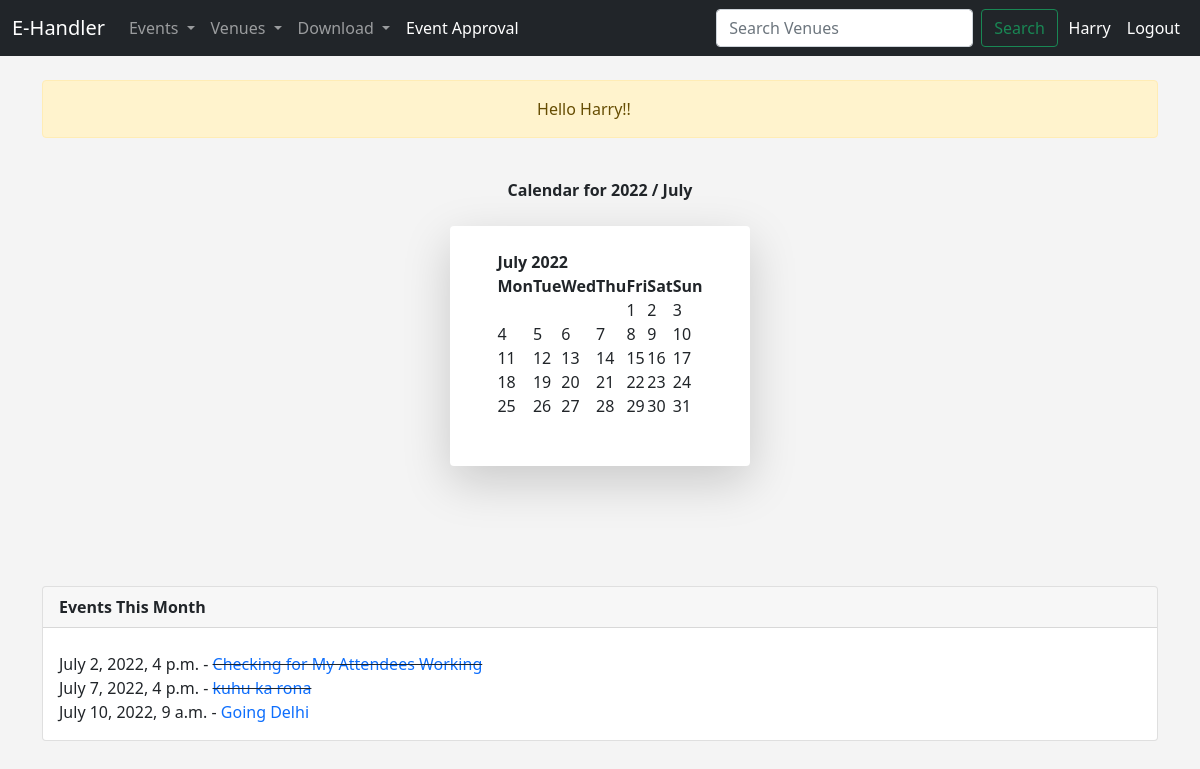
/ (signed in), run on the app's committed database.
### events/models.py (models this page shows, shortened)
class Event(models.Model):
    name=models.CharField('Event Name',max_length=120)
    event_date=models.DateTimeField('Event Date ')
    venue= models.ForeignKey(Venue,blank=True,null=True,on_delete=models.CASCADE)
    manager= models.ForeignKey(User,blank=True,null=True,on_delete=models.SET_NULL)
    description=models.TextField(blank=True)
    attendees= models.ManyToManyField(User,blank=True,related_name="all_users")
    approved=models.BooleanField("Approced",default=False)
    def __str__(self):
        return self.name

### events/views.py (the view)
# urls.py: 2. Add a URL to urlpatterns:  path('', views.home, name='home')
def home(request,year=datetime.now().year, month=datetime.now().strftime('%B')):
    if request.user.is_authenticated:
        month=month.capitalize()
        month_number=list(calendar.month_name).index(month)
        cal=HTMLCalendar().formatmonth(year,month_number)
        now=datetime.now()
        time=now.strftime('%I:%M:%S %p')
        name=User.objects.get(username=request.user.username).first_name
        upcoming_event_list=Event.objects.filter(
            event_date__month =datetime.now().month,
            event_date__gte =datetime.now(),
            attendees=request.user,
        ).order_by('event_date')
        past_event_list=Event.objects.filter(
            event_date__month =datetime.now().month,
            event_date__lt =datetime.now(),
            attendees=request.user,
        ).order_by('event_date')
        return render (request,'events/home.html',
        {   'name':name,
            'year':year,
            'month':month,
            "cal":cal,
            "time":time,
            "upcoming_event_list":upcoming_event_list,
            "past_event_list":past_event_list,
        })
    return redirect('login-user')

### events/templates/events/home.html (shortened to what this page needs)
{% extends 'events/base.html' %}
{%block content%}
<center>
    {% if user.is_authenticated %}
    <div class="alert alert-warning alert-dismissible fade show" role="alert">
        Hello {{name}}!!
    </div>
    {%endif%}
    <br>
    <b> Calendar for {{year}} / {{month}} </b> <br><br>
    <div class="shadow-lg p-4 mb-5 bg body rounded" style="background: #ffff; max-width: 300px;">
        <center>
            {{cal|safe}} <br>
        </center>
    </div>
</center>
<br><br><br>
{% if user.is_authenticated %}
<div class="card">
    <div class="card-header">
        <b> Events This Month</b>
    </div>
    <div class="card-body">
        <p class="card-text">
            {%if past_event_list or upcoming_event_list %}
            {%for event in past_event_list%}
            {{event.event_date}} - <del> <a href="{% url 'show_event'  event.id %}"
                style="text-decoration: none;">{{event}}</a> </del>
            <br>
            {%endfor%}
            {%for event in upcoming_event_list%}
            {{event.event_date}} -  <a href="{% url 'show_event'  event.id %}"
                style="text-decoration: none;">{{event}}</a>
            <br>
            {%endfor%}
            {%else%}
                No Events This Month
            {%endif%}
        </p>
    </div>
</div>
{%endif%}
<br>
{%endblock%}

### events/templates/events/navbar.html (shortened to what this page needs)
<nav class="navbar navbar-expand-lg navbar-dark bg-dark">
    <div class="container-fluid">
        <a class="navbar-brand" href="{%url 'home' %}">E-Handler</a>
        <div class="collapse navbar-collapse" id="navbarSupportedContent">
            <ul class="navbar-nav me-auto mb-2 mb-lg-0">
                {%if user.is_authenticated %}
                <li class="nav-item dropdown">
                    <a class="nav-link dropdown-toggle" href="#" id="navbarDropdown" role="button"
                        data-toggle="dropdown" aria-haspopup="true" aria-expanded="false">
                        Events
                    </a>
                </li>
                <li class="nav-item dropdown">
                    <a class="nav-link dropdown-toggle" href="#" id="navbarDropdown" role="button"
                        data-toggle="dropdown" aria-haspopup="true" aria-expanded="false">
                        Venues
                    </a>
                </li>
                <li class="nav-item dropdown">
                    <a class="nav-link dropdown-toggle" href="#" id="navbarDropdown" role="button"
                        data-toggle="dropdown" aria-haspopup="true" aria-expanded="false">
                        Download
                    </a>
                </li>
                <li class="nav-item">
                    <a class="nav-link active" aria-current="page" href="{% url 'approve_events' %}">Event Approval</a>
                </li>
                {%endif%}
            </ul>
            {% if user.is_authenticated %}
            <form class="d-flex" method=POST action="{% url 'search-venues' %}" style="padding-right: 0.7mm;">
                <input class="form-control me-2" type="search" placeholder="Search Venues" aria-label="Search"
                    name="searched_data">
                <button class="btn btn-outline-success" type="submit">Search</button>
            </form>
            <div style="color: white; padding: 0.5rem 0.5rem;"> {{user.first_name}} </div>
            <a class="nav-link active" aria-current="page" href="{% url 'logout-user' %}"
                style="color: white; padding: 0.5rem 0.5rem">Logout</a>
            {% else %}
            <a class="nav-link active" aria-current="page" href="{% url 'register-user' %}"
                style="color: white; padding: 0.5rem 0.5rem">Signup</a>
            <a class="nav-link active" aria-current="page" href="{% url 'login-user' %}"
                style="color: white; padding: 0.5rem 0.5rem">Login</a>
            {% endif %}
        </div>
    </div>
</nav>

### events/templates/events/base.html (style rules this page uses)
body { background: #f4f4f4; }

### data on the page
Event: event_date "July 2, 2022, 4 p.m.", name "Checking for My Attendees Working"
Event: event_date "July 7, 2022, 4 p.m.", name "kuhu ka rona"
Event: event_date "July 10, 2022, 9 a.m.", name "Going Delhi"

### other printed values
{{ user.first_name }} "Harry"
{{ name }} "Harry"
{{ month }} "July"
{{ cal|safe }} "July 2022 Mon Tue Wed Thu Fri Sat Sun 1 2 3 4 5 6 7 8 9 10 11 12 13 14 15 16 17 18 19 20 21 22 23 24 25 26 27 28 29 30 31"
